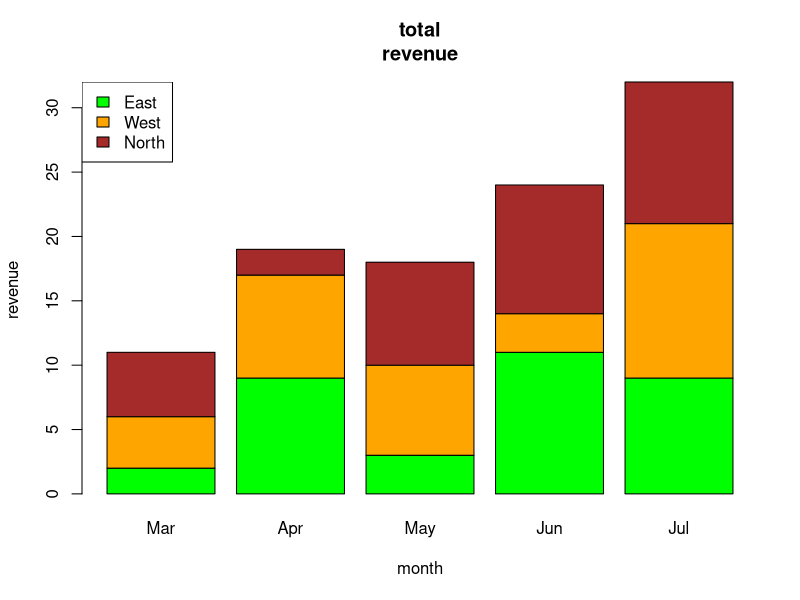

Here is the R script that generated this plot:
# Bar Chart
# Create the input vectors.
colors <- c("green","orange","brown")
months <- c("Mar","Apr","May","Jun","Jul")
regions <- c("East","West","North")
# Create the matrix of the values.
Values <- matrix(c(2,9,3,11,9,4,8,7,3,12,5,2,8,10,11),nrow=3,ncol=5,byrow=TRUE)
# Create the bar chart.
barplot(Values,main="total
revenue",names.arg=months,xlab="month",ylab="revenue",col=colors)
# Add the legend to the chart.
legend("topleft", regions, cex=1, fill=colors)
